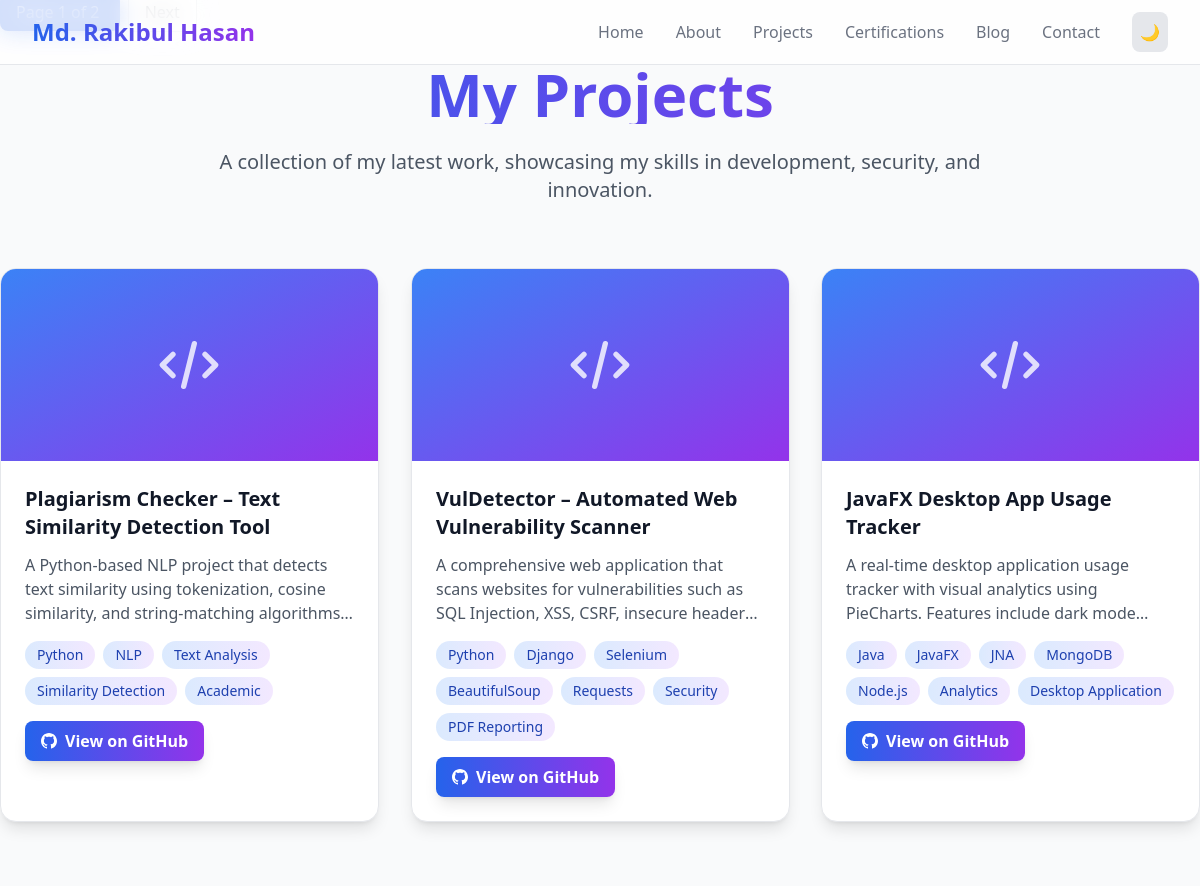
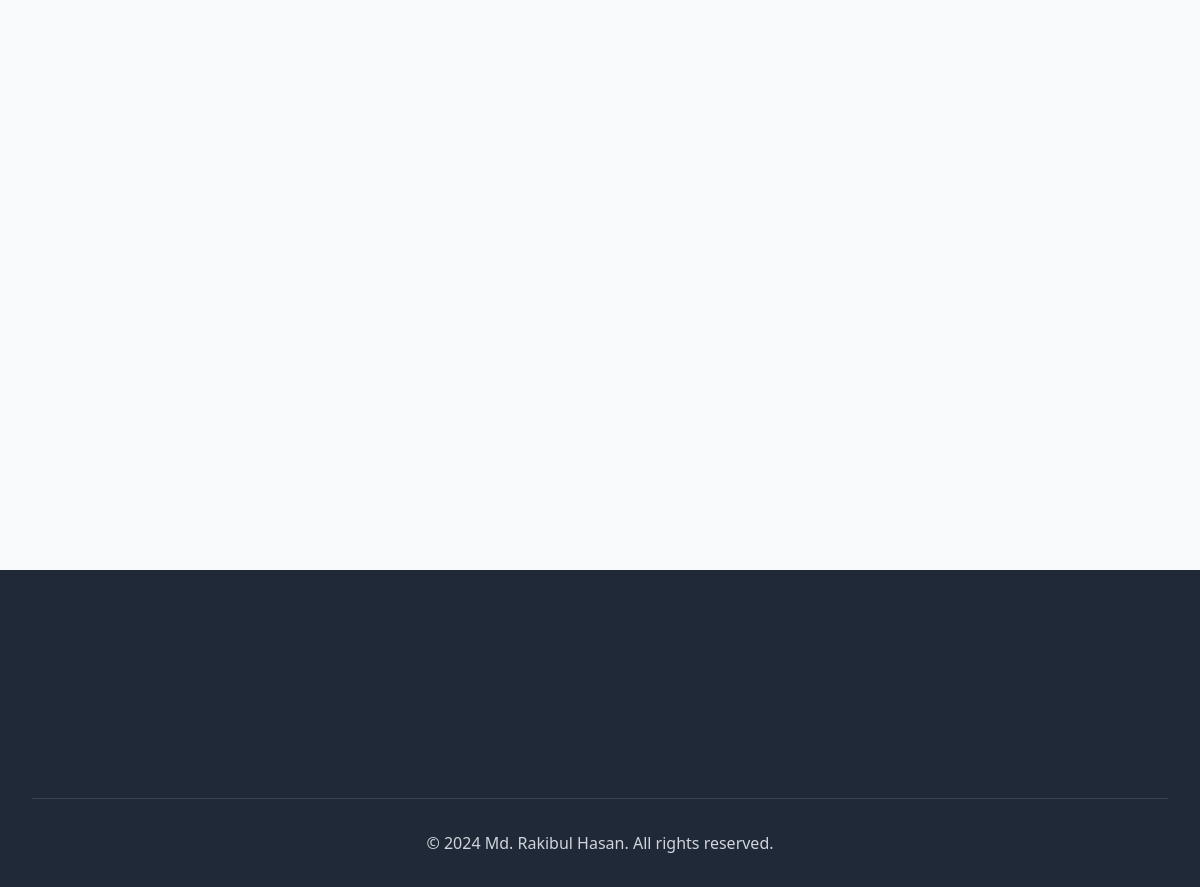
/projects/, run on the app's committed database (2 pictures, top to bottom).
### portfolio/models.py (models this page shows, shortened)
class Project(models.Model):
    PRIORITY_CHOICES = [
        ('High', 'High Priority'),
        ('Medium', 'Medium Priority'),
        ('Low', 'Low Priority'),
    ]
    title = models.CharField(max_length=200)
    description = models.TextField()
    image = models.ImageField(upload_to='projects/', blank=True, null=True)
    github_link = models.URLField(blank=True, null=True)
    live_link = models.URLField(blank=True, null=True, help_text='Live demo URL')
    tags = models.CharField(max_length=200, help_text='Comma-separated tags')
    priority = models.CharField(max_length=10, choices=PRIORITY_CHOICES, default='Medium')
    featured = models.BooleanField(default=False, help_text='Show on homepage')
    created_date = models.DateField(auto_now_add=True, null=True, blank=True)
    technologies = models.TextField(blank=True, help_text='Technologies used (one per line)')
    def get_tags(self):
        if self.tags:
            return [tag.strip() for tag in self.tags.split(',')]
        return []
    class Meta:
        ordering = ['-featured', '-created_date']

class Profile(models.Model):
    name = models.CharField(max_length=100, default='Md. Rakibul Hasan')
    title = models.CharField(max_length=200, default='Ethical Hacker | Junior Penetration Tester | Programmer | Django Developer')
    about = models.TextField(default='I am an ethical hacker and programmer with strong expertise in web application security, penetration testing, and backend development.')
    profile_image = models.ImageField(upload_to='profile/', blank=True, null=True)
    cv_file = models.FileField(upload_to='cv/', blank=True, null=True)
    email = models.EmailField(default='pentester.rakib@gmail.com')
    secondary_email = models.EmailField(default='pentester.rakib@outlook.com', blank=True, help_text='Secondary email address')
    phone = models.CharField(max_length=20, default='+8801309598979', help_text='Phone number with country code')
    whatsapp = models.CharField(max_length=20, default='+8801309598979', help_text='WhatsApp number with country code')
    location = models.CharField(max_length=100, default='Rangpur, Bangladesh')
    github_url = models.URLField(default='https://github.com/dev-rakibul-hasan')
    linkedin_url = models.URLField(default='https://www.linkedin.com/in/dev-rakibul-hasan/')
    facebook_url = models.URLField(default='https://www.facebook.com/HasanRakib.Dev')
    x_url = models.URLField(default='https://x.com/PentesterRakib', blank=True, help_text='X (Twitter) profile URL')
    class Meta:
        verbose_name = "Profile Settings"
        verbose_name_plural = "Profile Settings"

### portfolio/views.py (the view)
# urls.py: path('projects/', api_views.ProjectListAPIView.as_view(), name='api-projects'),
def projects(request):
    project_list = Project.objects.all()
    paginator = Paginator(project_list, 6)  # 6 projects per page
    page_number = request.GET.get('page')
    projects = paginator.get_page(page_number)
    return render(request, 'portfolio/projects.html', {'projects': projects})

### portfolio/context_processors.py (called while the page is built)
def profile_processor(request):
    try:
        profile = Profile.objects.first()
    except:
        profile = None
    return {
        'profile': profile,
    }

### portfolio/templates/portfolio/projects.html (shortened to what this page needs)
{% extends 'portfolio/base.html' %}
{% block content %}
<div class="max-w-7xl mx-auto">
    <div class="text-center mb-16 animate-fade-in">
        <h1 class="text-4xl lg:text-6xl font-bold bg-gradient-to-r from-blue-600 to-purple-600 bg-clip-text text-transparent mb-6">
        </h1>
        <p class="text-xl text-gray-600 dark:text-gray-300 max-w-3xl mx-auto">
            A collection of my latest work, showcasing my skills in development, security, and innovation.
        </p>
    </div>
    <div class="grid grid-cols-1 md:grid-cols-2 lg:grid-cols-3 gap-8 mb-12">
        {% for project in projects %}
        <div class="group bg-white dark:bg-gray-800 rounded-2xl shadow-lg hover:shadow-2xl transition-all duration-500 transform hover:-translate-y-4 border border-gray-200 dark:border-gray-700 overflow-hidden">
            <div class="relative overflow-hidden">
                {% if project.image %}
                    <img src="{{ project.image.url }}"
                         alt="{{ project.title }}"
                         class="w-full h-48 object-cover group-hover:scale-110 transition-transform duration-500">
                {% else %}
                    <div class="w-full h-48 bg-gradient-to-br from-blue-500 to-purple-600 flex items-center justify-center">
                        <svg class="w-16 h-16 text-white/80" fill="none" stroke="currentColor" viewBox="0 0 24 24">
                            <path stroke-linecap="round" stroke-linejoin="round" stroke-width="2" d="M10 20l4-16m4 4l4 4-4 4M6 16l-4-4 4-4"></path>
                        </svg>
                    </div>
                {% endif %}
            </div>
            <div class="p-6">
                <h3 class="text-xl font-bold text-gray-900 dark:text-white mb-3 group-hover:text-blue-600 dark:group-hover:text-blue-400 transition-colors duration-200">
                    {{ project.title }}
                </h3>
                <p class="text-gray-600 dark:text-gray-300 mb-4 line-clamp-3">
                    {{ project.description|truncatewords:20 }}
                </p>
                 <div class="flex flex-wrap gap-2 mb-4">
                     {% if project.tags %}
                         {% for tag in project.get_tags %}
                         <span class="px-3 py-1 bg-gradient-to-r from-blue-100 to-purple-100 dark:from-blue-900 dark:to-purple-900 text-blue-800 dark:text-blue-200 rounded-full text-sm font-medium">
                             {{ tag }}
                         </span>
                         {% endfor %}
                     {% endif %}
                 </div>
                <a href="{{ project.github_link }}"
                   target="_blank"
                   class="inline-flex items-center px-4 py-2 bg-gradient-to-r from-blue-600 to-purple-600 text-white font-semibold rounded-lg hover:from-blue-700 hover:to-purple-700 transform hover:scale-105 transition-all duration-200 shadow-lg hover:shadow-xl">
                    View on GitHub
                </a>
            </div>
        </div>
        {% endfor %}
    </div>
    {% if projects.has_other_pages %}
    <div class="flex justify-center">
        <nav class="flex items-center space-x-2">
            <span class="px-4 py-2 bg-blue-600 text-white rounded-lg font-medium">
                Page {{ projects.number }} of {{ projects.paginator.num_pages }}
            </span>
            {% if projects.has_next %}
            <a href="?page={{ projects.next_page_number }}"
               class="px-4 py-2 bg-white dark:bg-gray-800 border border-gray-300 dark:border-gray-600 rounded-lg text-gray-700 dark:text-gray-300 hover:bg-gray-50 dark:hover:bg-gray-700 transition-colors duration-200">
                Next
            </a>
            {% endif %}
        </nav>
    </div>
    {% endif %}
</div>
{% endblock %}

### portfolio/templates/portfolio/base.html (shortened to what this page needs)
{% load static %}
<!DOCTYPE html>
<html lang="en">
<head>
    <script src="https://cdn.tailwindcss.com"></script>
</head>
<body class="bg-gray-50 dark:bg-gray-900 text-gray-900 dark:text-gray-100 transition-colors duration-300">
    <nav class="fixed top-0 w-full bg-white/80 dark:bg-gray-900/80 backdrop-blur-md border-b border-gray-200 dark:border-gray-700 z-50">
        <div class="max-w-7xl mx-auto px-4 sm:px-6 lg:px-8">
            <div class="flex justify-between items-center h-16">
                <a href="/" class="text-2xl font-bold bg-gradient-to-r from-blue-600 to-purple-600 bg-clip-text text-transparent">
                </a>
                <div class="hidden md:flex items-center space-x-4 lg:space-x-8">
                    <a href="/" class="text-sm lg:text-base text-secondary hover:text-gradient-1 transition-colors duration-200">Home</a>
                    <a href="/about/" class="text-sm lg:text-base text-secondary hover:text-gradient-1 transition-colors duration-200">About</a>
                    <a href="/projects/" class="text-sm lg:text-base text-secondary hover:text-gradient-1 transition-colors duration-200">Projects</a>
                    <a href="/certifications/" class="hidden lg:block text-sm lg:text-base text-secondary hover:text-gradient-1 transition-colors duration-200">Certifications</a>
                    <a href="/blog/" class="text-sm lg:text-base text-secondary hover:text-gradient-1 transition-colors duration-200">Blog</a>
                    <a href="/contact/" class="text-sm lg:text-base text-secondary hover:text-gradient-1 transition-colors duration-200">Contact</a>
                    <button id="theme-toggle" class="p-1.5 lg:p-2 rounded-lg bg-gray-200 dark:bg-gray-700 hover:bg-gray-300 dark:hover:bg-gray-600 transition-colors duration-200" onclick="toggleTheme()">
                        <span id="theme-icon" class="text-sm lg:text-base">🌙</span>
                    </button>
                </div>
            </div>
        </div>
    </nav>
    <main class="pt-16">
        {% block content %}{% endblock %}
    </main>
    <footer class="bg-gray-800 dark:bg-gray-900 text-white py-8">
        <div class="max-w-7xl mx-auto px-4 sm:px-6 lg:px-8">
            <div class="border-t border-gray-700 mt-8 pt-8 text-center text-gray-300">
                <p>&copy; 2024 {{ profile.name|default:"Md. Rakibul Hasan" }}. All rights reserved.</p>
            </div>
        </div>
    </footer>
</body>
</html>

### portfolio/templates/portfolio/base.html (style rules this page uses)
.animate-fade-in { animation: fadeIn 0.6s ease-out; }

### data on the page
Project: title "Plagiarism Checker – Text Similarity Detection Tool", description "A Python-based NLP project that detects text similarity using tokenization, cosine similarity, and string-matching…", get_tags "Python" "NLP" "Text Analysis" "Similarity Detection" "Academic"
Project: title "VulDetector – Automated Web Vulnerability Scanner", description "A comprehensive web application that scans websites for vulnerabilities such as SQL Injection, XSS, CSRF, insecure…", get_tags "Python" "Django" "Selenium" "BeautifulSoup" "Requests" "Security" "PDF Reporting"
Project: title "JavaFX Desktop App Usage Tracker", description "A real-time desktop application usage tracker with visual analytics using PieCharts. Features include dark…", get_tags "Java" "JavaFX" "JNA" "MongoDB" "Node.js" "Analytics" "Desktop Application"
Profile: name "Md. Rakibul Hasan"

### other printed values
{{ projects.number }} "1"
